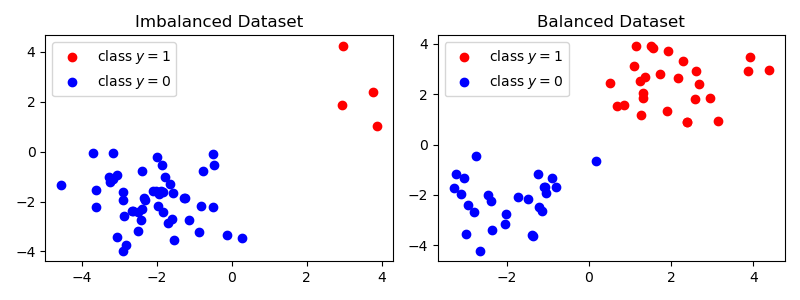

This figure's Python source:
import matplotlib.pyplot as plt
import numpy as np

np.random.seed(0)

# Define mean and covariance for each group
mean_red_imbalanced = [2, 2]
cov_red_imbalanced = [[1, 0], [0, 1]]

mean_blue_imbalanced = [-2, -2]
cov_blue_imbalanced = [[1, 0], [0, 1]]

# Generate imbalanced data
red_data_imbalanced = np.random.multivariate_normal(mean_red_imbalanced, cov_red_imbalanced, 4)
blue_data_imbalanced = np.random.multivariate_normal(mean_blue_imbalanced, cov_blue_imbalanced, 50)

# Define mean and covariance for balanced data
mean_red_balanced = [2, 2]
cov_red_balanced = [[1, 0], [0, 1]]

mean_blue_balanced = [-2, -2]
cov_blue_balanced = [[1, 0], [0, 1]]

# Generate balanced data
red_data_balanced = np.random.multivariate_normal(mean_red_balanced, cov_red_balanced, 27)
blue_data_balanced = np.random.multivariate_normal(mean_blue_balanced, cov_blue_balanced, 27)

fig, axes = plt.subplots(nrows=1, ncols=2, figsize=(8, 3))

# Plot imbalanced data
axes[0].scatter(red_data_imbalanced[:, 0], red_data_imbalanced[:, 1], color='red', label='class $y=1$')
axes[0].scatter(blue_data_imbalanced[:, 0], blue_data_imbalanced[:, 1], color='blue', label='class $y=0$')
axes[0].set_title('Imbalanced Dataset')
axes[0].legend()

# Plot balanced data
axes[1].scatter(red_data_balanced[:, 0], red_data_balanced[:, 1], color='red', label='class $y=1$')
axes[1].scatter(blue_data_balanced[:, 0], blue_data_balanced[:, 1], color='blue', label='class $y=0$')
axes[1].set_title('Balanced Dataset')
axes[1].legend()

plt.tight_layout()
plt.savefig('imbalanceddataset.png')
plt.show()
